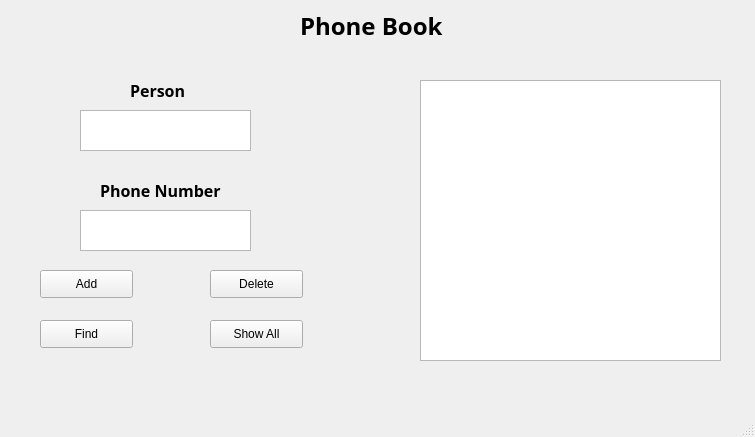
<?xml version="1.0" encoding="UTF-8"?>
<ui version="4.0">
 <class>QtWidgetsApplication1Class</class>
 <widget class="QMainWindow" name="QtWidgetsApplication1Class">
  <property name="geometry">
   <rect>
    <x>0</x>
    <y>0</y>
    <width>755</width>
    <height>437</height>
   </rect>
  </property>
  <property name="windowTitle">
   <string>QtWidgetsApplication1</string>
  </property>
  <widget class="QWidget" name="centralWidget">
   <widget class="QLabel" name="mainLabel">
    <property name="geometry">
     <rect>
      <x>300</x>
      <y>10</y>
      <width>171</width>
      <height>31</height>
     </rect>
    </property>
    <property name="font">
     <font>
      <family>Yu Gothic UI Semibold</family>
      <pointsize>18</pointsize>
      <weight>75</weight>
      <bold>true</bold>
     </font>
    </property>
    <property name="text">
     <string>Phone Book</string>
    </property>
   </widget>
   <widget class="QTextEdit" name="personEdit">
    <property name="geometry">
     <rect>
      <x>80</x>
      <y>110</y>
      <width>171</width>
      <height>41</height>
     </rect>
    </property>
   </widget>
   <widget class="QTextEdit" name="phoneEdit">
    <property name="geometry">
     <rect>
      <x>80</x>
      <y>210</y>
      <width>171</width>
      <height>41</height>
     </rect>
    </property>
   </widget>
   <widget class="QPushButton" name="addButton">
    <property name="geometry">
     <rect>
      <x>40</x>
      <y>270</y>
      <width>93</width>
      <height>28</height>
     </rect>
    </property>
    <property name="text">
     <string>Add</string>
    </property>
   </widget>
   <widget class="QPushButton" name="deleteButton">
    <property name="geometry">
     <rect>
      <x>210</x>
      <y>270</y>
      <width>93</width>
      <height>28</height>
     </rect>
    </property>
    <property name="text">
     <string>Delete</string>
    </property>
   </widget>
   <widget class="QPushButton" name="findButton">
    <property name="geometry">
     <rect>
      <x>40</x>
      <y>320</y>
      <width>93</width>
      <height>28</height>
     </rect>
    </property>
    <property name="text">
     <string>Find</string>
    </property>
   </widget>
   <widget class="QPushButton" name="showAllButton">
    <property name="geometry">
     <rect>
      <x>210</x>
      <y>320</y>
      <width>93</width>
      <height>28</height>
     </rect>
    </property>
    <property name="text">
     <string>Show All</string>
    </property>
   </widget>
   <widget class="QLabel" name="personLabel">
    <property name="geometry">
     <rect>
      <x>130</x>
      <y>80</y>
      <width>71</width>
      <height>21</height>
     </rect>
    </property>
    <property name="font">
     <font>
      <family>Yu Gothic UI Semibold</family>
      <pointsize>12</pointsize>
      <weight>75</weight>
      <bold>true</bold>
     </font>
    </property>
    <property name="text">
     <string>Person</string>
    </property>
   </widget>
   <widget class="QLabel" name="phoneLabel">
    <property name="geometry">
     <rect>
      <x>100</x>
      <y>180</y>
      <width>151</width>
      <height>21</height>
     </rect>
    </property>
    <property name="font">
     <font>
      <family>Yu Gothic UI Semibold</family>
      <pointsize>12</pointsize>
      <weight>75</weight>
      <bold>true</bold>
     </font>
    </property>
    <property name="text">
     <string>Phone Number</string>
    </property>
   </widget>
   <widget class="QTextEdit" name="textEdit">
    <property name="enabled">
     <bool>true</bool>
    </property>
    <property name="geometry">
     <rect>
      <x>420</x>
      <y>80</y>
      <width>301</width>
      <height>281</height>
     </rect>
    </property>
    <property name="font">
     <font>
      <family>Yu Gothic UI Semibold</family>
      <pointsize>12</pointsize>
      <weight>75</weight>
      <bold>true</bold>
     </font>
    </property>
    <property name="readOnly">
     <bool>true</bool>
    </property>
   </widget>
  </widget>
  <widget class="QMenuBar" name="menuBar">
   <property name="geometry">
    <rect>
     <x>0</x>
     <y>0</y>
     <width>755</width>
     <height>26</height>
    </rect>
   </property>
  </widget>
  <widget class="QStatusBar" name="statusBar"/>
 </widget>
 <layoutdefault spacing="6" margin="11"/>
 <resources>
  <include location="QtWidgetsApplication1.qrc"/>
 </resources>
 <connections/>
</ui>
